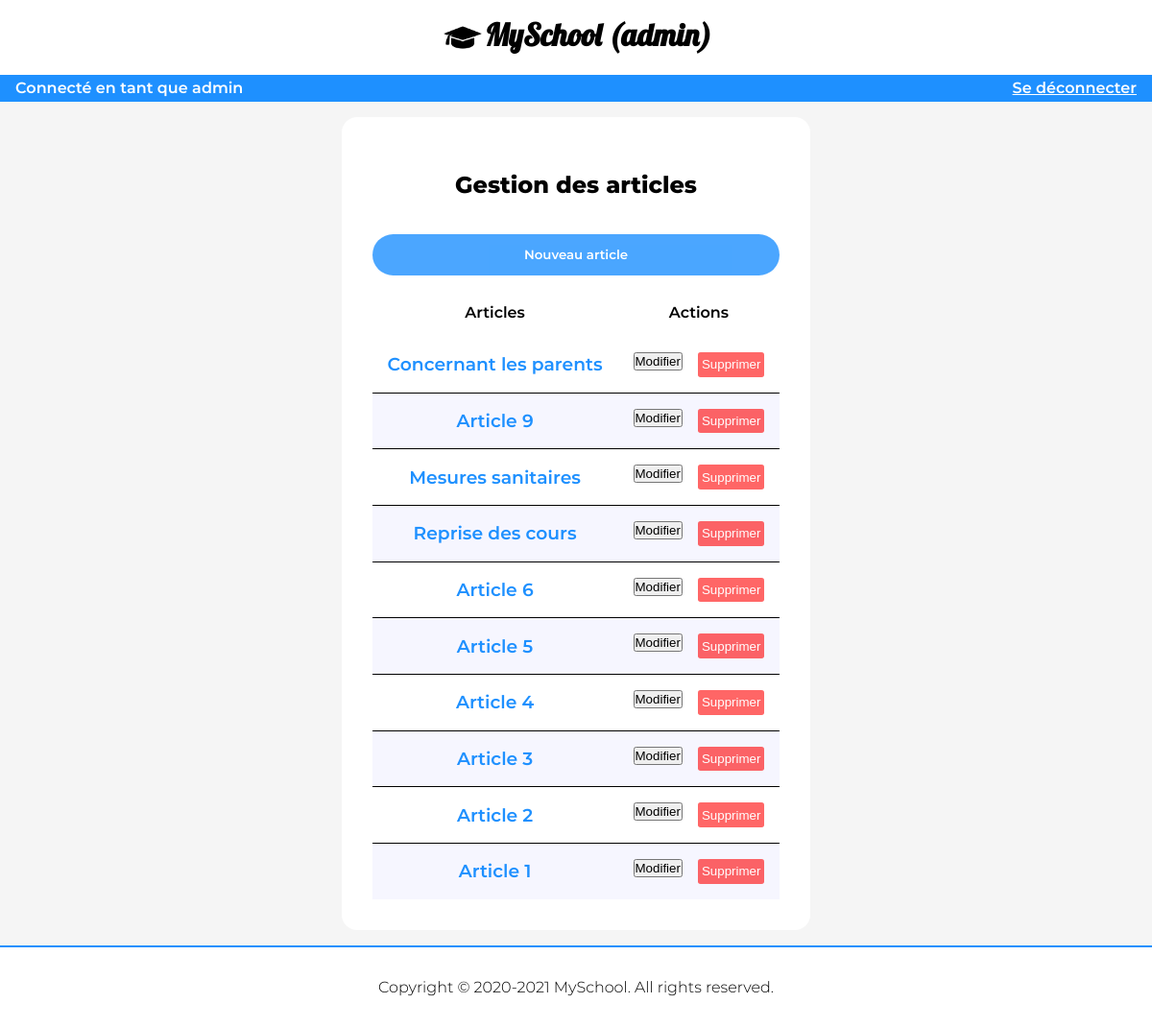
Before: /admin_articles (signed in) with the older database file.
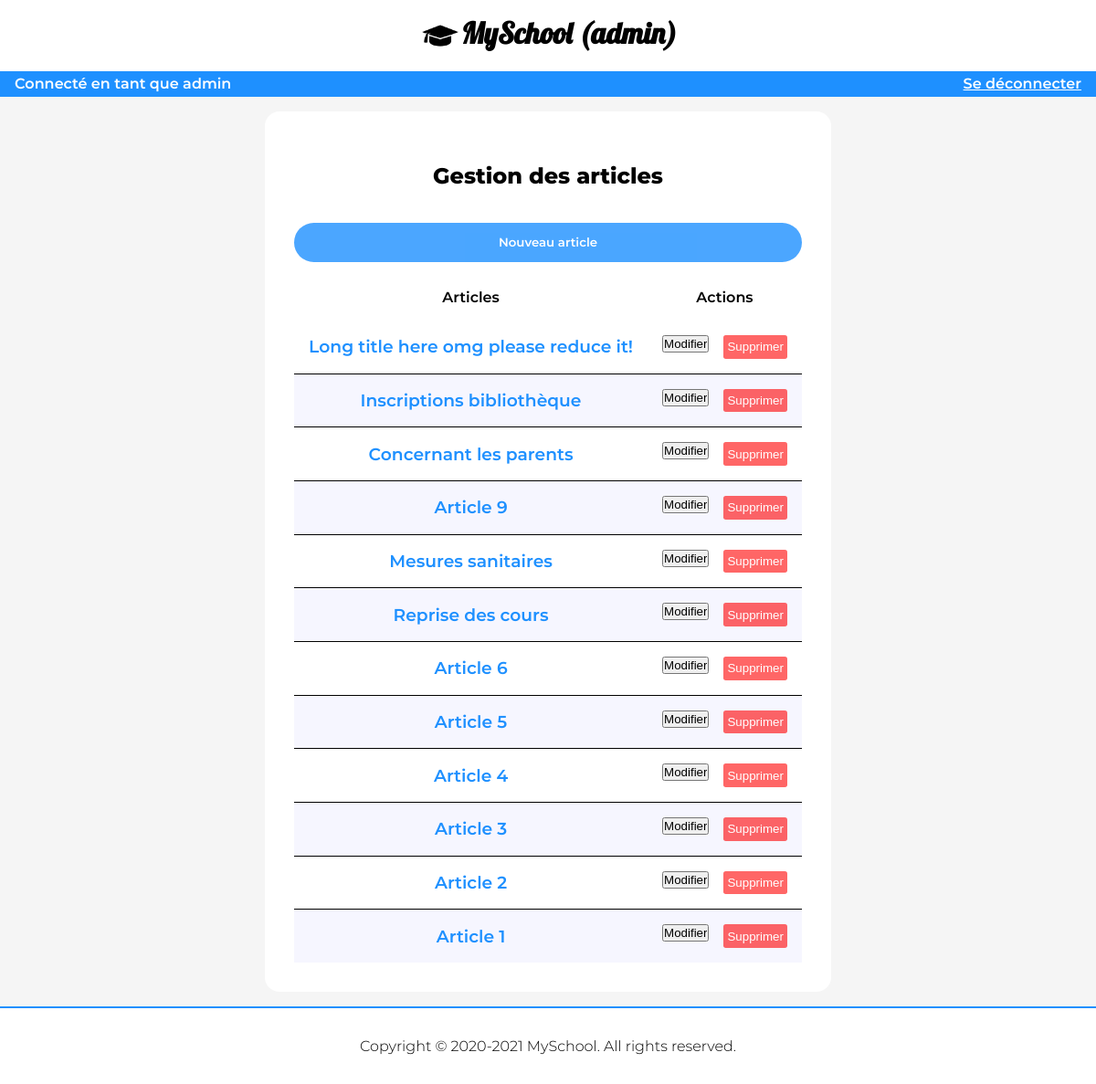
After: the same page with the newer database file.
### tables this page shows
CREATE TABLE `Article` (
  `id` int(16) NOT NULL,
  `title` varchar(100) NOT NULL,
  `image` varchar(100) NOT NULL DEFAULT 'default.png',
  `description` text NOT NULL,
  `tags` varchar(100) NOT NULL DEFAULT '#1#',
  `created` datetime NOT NULL DEFAULT current_timestamp()
);

### controllers/AdminController.php (called while the page is built, shortened)
<?php
abstract class AdminController {
    public function render(string $file, array $data = []){
        extract($data);
        require_once(ROOT.'views/'.strtolower(get_class($this)).'/'.$file.'.php');
        $content = ob_get_clean();
        require_once(ROOT.'views/layouts/admin.php');
    }
}

### controllers/Admin_articles.php (called while the page is built, shortened)
<?php
class Admin_articles extends AdminController{
    public function index(){
        $articles = $this->ArticleModel->getAll("id DESC");
        $this->render('index', compact('articles'));
    }
}

### models/ArticleModel.php (called while the page is built, shortened)
<?php
class ArticleModel extends Model{
    public function __construct(){
        $this->table = $this->articleTable;
    }
}

### models/Model.php (called while the page is built, shortened)
<?php
abstract class Model {
    private $host = 'localhost';
    private $db_name = "tdw";
    private $username = "root";
    private $password = "";
    protected $_connexion;
    public $table;
    public function getConnection(){
        $this->_connexion = null;
        try{
            $dsn = "mysql:dbname=".$this->db_name."; host=".$this->host.";";
            $this->_connexion = new PDO($dsn, $this->username, $this->password);
            $this->_connexion->exec('set names utf8');
        }catch(PDOException $e){
            echo 'Erreur de connexion : '.$e->getMessage();
        }
    }
    public function requestAll(string $sql){
        $query = $this->_connexion->prepare($sql);
        try{
            $query->execute();
        }catch(PDOException $e){
            echo $e->getMessage();
        }
        return $query->fetchAll();
    }
    public function getAll(string $order = "", string $search = ""){
        $sql = "SELECT * FROM ".$this->table;
        if($order != ""){
            $sql = $sql." ORDER BY ".$order;
        }
        return $this->requestAll($sql);
    }
}

### views/admin_articles/index.php (the view, shortened to what this page needs)
<section>
    <h1>Gestion des articles</h1>
    <form method="post" action="admin_articles/new">
        <input type="submit" value="Nouveau article" class="new">
    </form>
    <table class="admin_table">
        <thead>
            <th>Articles</th>
            <th>Actions</th>
        </thead>
        <tbody>
            <?php foreach($articles as $article): ?>
                <tr>
                    <td>
                    <h3><a target="_blank" href="articles/read/<?= $article['id'] ?>"><?= $article['title'] ?></a></h3>
                    </td>
                    <td>
                        <div class="actions">
                            <form method="post" action="admin_articles/edit/<?= $article['id'] ?>">
                                <input type="submit" value="Modifier" class="edit">
                            </form>
                            <form method="post" action="admin_articles/delete">
                                <input type="submit" value="Supprimer" class="delete">
                            </form>
                        </div>
                    </td>
                </tr>
            <?php endforeach; ?>
        </tbody>
    </table>
</section>

### index.php (shortened to what this page needs)
<?php
    require_once(ROOT.'models/Model.php');
    require_once(ROOT.'controllers/AdminController.php');
    $params = explode('/', $_GET['p']);
    if($params[0] != ""){
        $action = isset($params[1]) ? $params[1] : 'index';
        $controller = new $controller();
        if(method_exists($controller, $action)){
            unset($params[0]);
            unset($params[1]);
            call_user_func_array([$controller, $action], $params);
        }else{
            http_response_code(404);
            echo '404 Erreur : Cette page n\'existe pas';
        }
    }else{
        require_once(ROOT.'controllers/Articles.php');
        $home = new Articles();
        $home->index();
    }
?>

### views/layouts/admin.php (shortened to what this page needs)
<!DOCTYPE html>
<html lang="en">
<head>
    <link rel="stylesheet" href="/tdw/res/fonts/fonts.css">
    <link rel="stylesheet" href="/tdw/res/css/admin.css">
    <link rel="stylesheet" href="/tdw/res/css/form.css">
    <link rel="stylesheet" href="/tdw/res/css/filter.css">
    <link rel="stylesheet" href="/tdw/res/css/login.css">
    <link rel="stylesheet" href="/tdw/res/css/account.css">
</head>
<body>
    <header>
        <div class="logo">
            <img src="<?= PRE ?>/res/images/logo.png" alt="">
            <h1>MySchool (admin)</h1>
        </div>
    </header>
    <?php if(isset($_SESSION['person_type']) and $_SESSION['person_type'] == 'admin'): ?>
        <div class="login_info">
            <p>Connecté en tant que <?= $_SESSION['person']['first_name'] ?></p>
            <a href="<?= PRE ?>/admin/disconnect">Se déconnecter</a>
        </div>
    <?php endif; ?>
    <main>
        <?= $content ?>
    </main>
    <footer>
        <p>Copyright ©  2020-2021 MySchool. All rights reserved.</p>
    </footer>
</body>
</html>

### res/css/admin.css (style rules this page uses)
* { padding: 0; margin: 0; }
body { font-size: 100%; background-color: whitesmoke; }
section { background-color: white; margin: 1em auto; width: max-content; padding: 2em; border-radius: 1em; }
h1 { font-family: 'Montserrat-ExtraBold'; text-align: center; padding: 1em; }
a { text-decoration: none; color: dodgerblue; font-family: 'Montserrat-SemiBold'; }
header { background-color: white; padding: 1em; }
.logo { display: flexbox; display: -moz-flexbox; display: -ms-flexbox; display: -webkit-flex; margin: auto; justify-content: center; }
.logo img { width: 40px; height: 40px; padding: 0.2em; margin: auto 0; }
.logo h1 { font-family: 'Lobster', 'Lucida Sans', sans-serif; padding: 0; text-align: center; }
footer { background-color: white; padding: 2em 1em 2em 1em; border-top: dodgerblue solid 2px; }
footer p { font-family: 'Montserrat-Light', Arial, Helvetica, sans-serif; }
footer * { text-align: center; }

### res/css/form.css (style rules this page uses)
.admin_table { padding: 1em; table-layout: fixed; border-collapse: collapse; }
.admin_table th { padding: 1em; font-family: 'Montserrat-SemiBold'; }
.admin_table tr { border-bottom: black solid 1px; }
.admin_table tr:nth-child(2n) { background-color: #0000ff09; }
.admin_table tr:last-child { border-bottom: none; }
.admin_table td { padding: 1em; text-align: center; }
.admin_table .actions { display: flexbox; display: -moz-flexbox; display: -ms-flexbox; display: -webkit-flex; gap: 1em; }
.admin_table .actions .delete { padding: 0.4em 0.3em 0.4em 0.3em; margin: auto 0; background-color: #ff000099; color: white; border: none; border-radius: 0.2em; cursor: pointer; }
.new { width: 100%; background-color: dodgerblue; padding: 1em; margin: 1em auto; border-radius: 4em; color: white; border: none; font-family: 'Montserrat-SemiBold'; cursor: pointer; opacity: 0.8; transition: 0.3s; }

### res/css/login.css (style rules this page uses)
.login_info { background-color: dodgerblue; color: white; padding: 0.2em 1em 0.2em 1em; font-family: 'Montserrat-SemiBold'; border-bottom: dodgerblue solid 2px; display: flexbox; display: -moz-flexbox; display: -ms-flexbox; display: -webkit-flex; justify-content: space-between; }
.login_info p { margin: auto 0; }
.login_info a { color: white; text-decoration: underline; margin: auto 0; }

Changed rows visible on the page:
added article: title "Long title here omg please reduce it!"
added article: title "Inscriptions bibliothèque"
